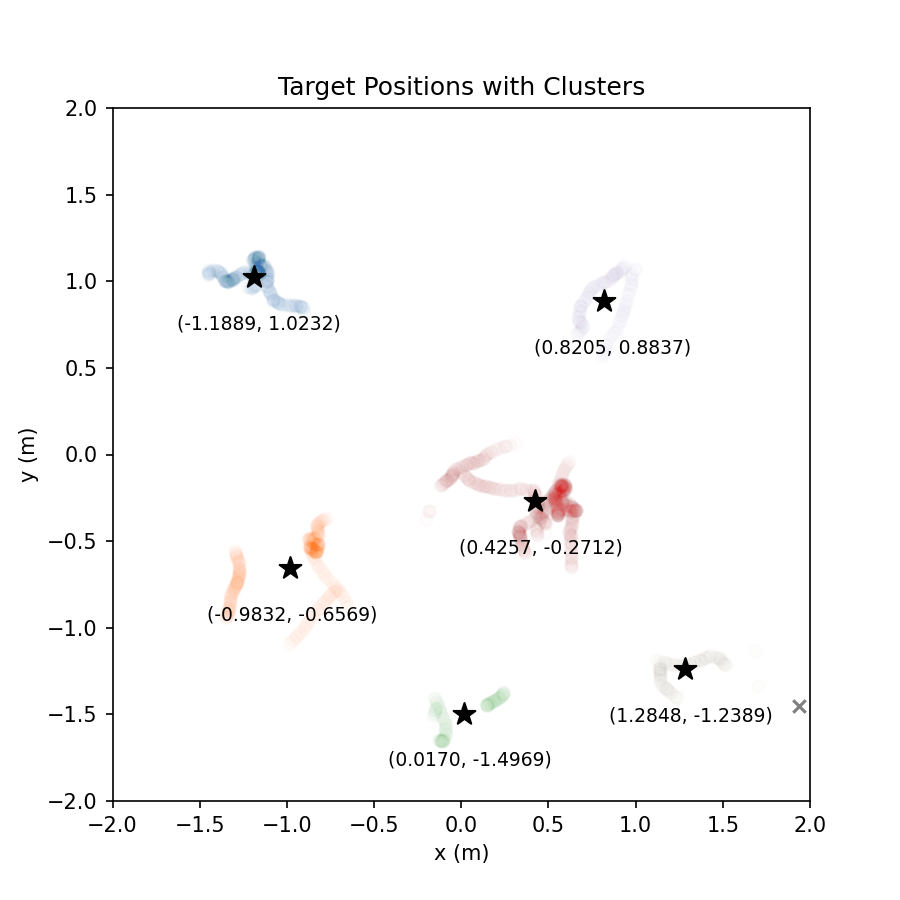
#> input picture lab3/Target Positions.png, 900 x 900 px; its folder holds only this picture in this run
$ python -i extract_target_px_location.py   (imports and definitions only)
#> lines starting #> are read from the running program, lines starting #| are printed output that depends on the picture; after the words box and inside, x2 and y2 are one past the last pixel; in counts of white or black regions, pixels touching at a corner belong together
#> further down, picture is the input picture: shape (900, 900, 3); mean B, G, R 249.5, 249.5, 249.9
import cv2
import numpy as np
import os

def extract_target_px_location(image, plot=False):
    """Takes opencv BGR format image and extract the pixel location of circle centers in that image

    Args:
        image (opencv image): BGR format using cv2.imread()
        plot (bool, optional): Switch for plotting. Defaults to False.

    Returns:
        circle_px_coords: a list of circle pixel coordinates in tuple (x, y), if no circle in an image then return -1
        image: undistorted image with labelled circles
    """
#> called with plot = False

    greyed_image = cv2.cvtColor(image, cv2.COLOR_BGR2GRAY)
    blurred_image = cv2.GaussianBlur(greyed_image, (3, 3), sigmaX=0)
    rows = blurred_image.shape[0]
#> rows = 900
    circles = cv2.HoughCircles(blurred_image, cv2.HOUGH_GRADIENT, 1, rows / 16, param1=100, param2=32, minRadius=10, maxRadius=26)
#> circles = [[460.5, 823.5, 12.2]]
    circle_px_coords = []
    if circles is not None:
        circles = np.uint16(np.around(circles))
#> circles = [[460, 824, 12]]
        for i in circles[0, :]:
                center = (i[0], i[1])
                circle_px_coords.append(center)
                cv2.circle(image, center, 1, (0, 100, 100), 3)
                radius = i[2]
                cv2.circle(image, center, radius, (255, 0, 255), 3)
#> this loop made 1 pass
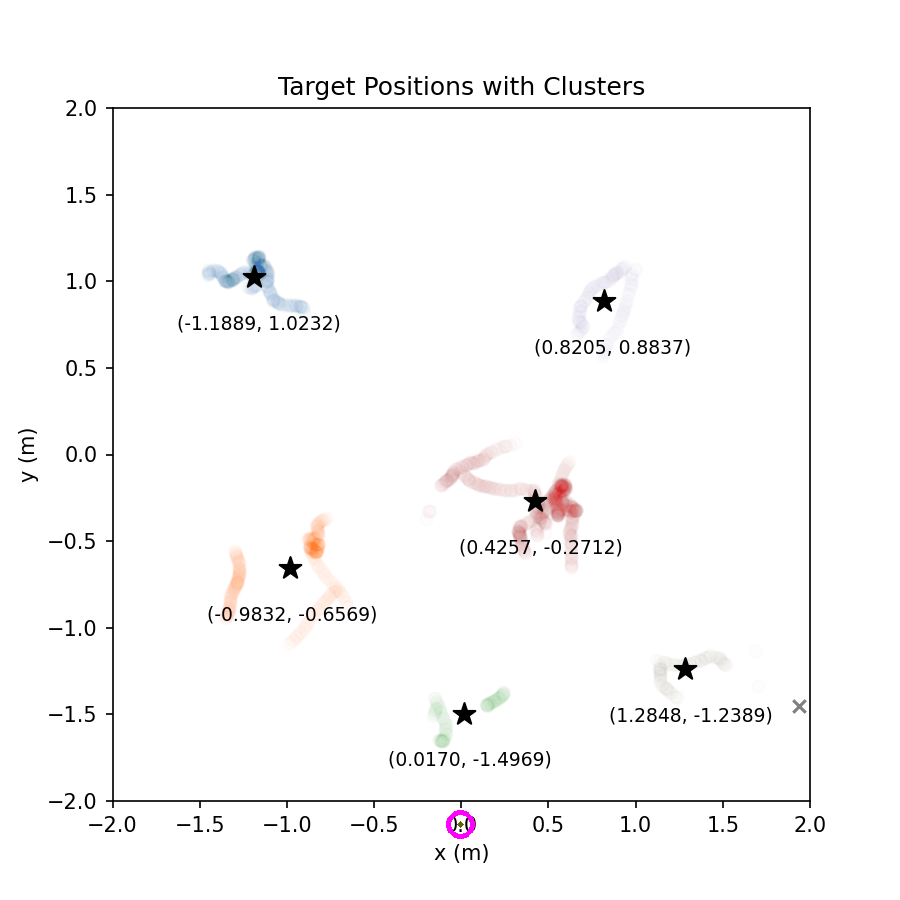
#> image: shape (900, 900, 3); 0.05% of pixels changed, all inside (x1, y1, x2, y2) = (446, 810, 475, 839)
#> after the loop, circle_px_coords = [(460, 824)]

    else:
        circle_px_coords = -1
    return circle_px_coords, image

# [12 lines not run here, left out]

>>> import cv2
>>> picture = cv2.imread('Target Positions.png')
>>> result = extract_target_px_location(picture)
